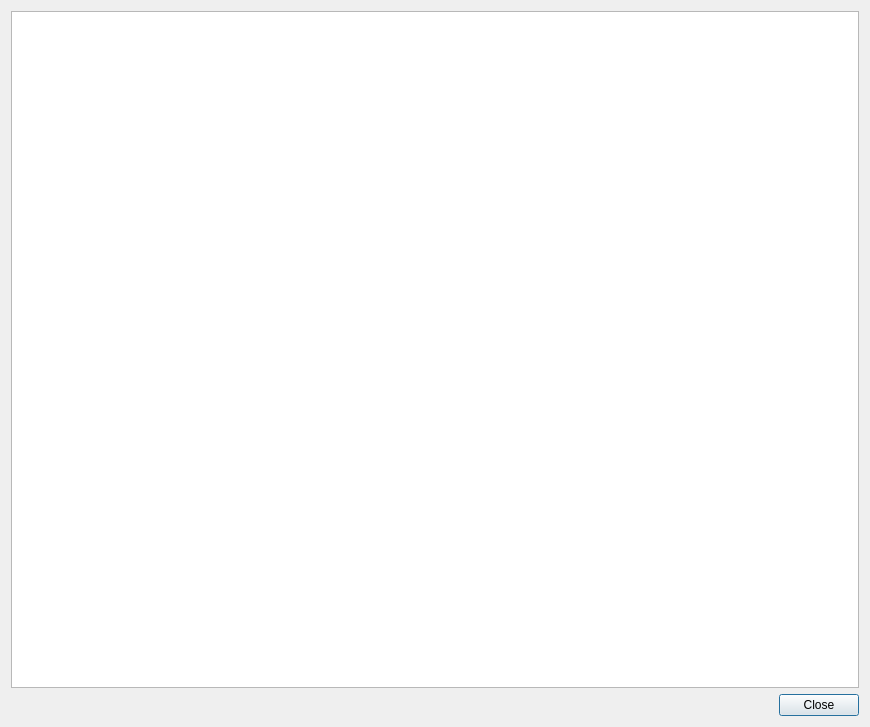
<?xml version="1.0" encoding="UTF-8"?>
<ui version="4.0">
 <class>SaldoSumDialog</class>
 <widget class="QDialog" name="SaldoSumDialog">
  <property name="geometry">
   <rect>
    <x>0</x>
    <y>0</y>
    <width>870</width>
    <height>727</height>
   </rect>
  </property>
  <property name="windowTitle">
   <string>Dialog</string>
  </property>
  <layout class="QGridLayout" name="gridLayout">
   <item row="1" column="0">
    <widget class="QDialogButtonBox" name="buttonBox">
     <property name="orientation">
      <enum>Qt::Horizontal</enum>
     </property>
     <property name="standardButtons">
      <set>QDialogButtonBox::Close</set>
     </property>
    </widget>
   </item>
   <item row="0" column="0">
    <widget class="QTableView" name="tableView"/>
   </item>
  </layout>
 </widget>
 <resources/>
 <connections>
  <connection>
   <sender>buttonBox</sender>
   <signal>accepted()</signal>
   <receiver>SaldoSumDialog</receiver>
   <slot>accept()</slot>
   <hints>
    <hint type="sourcelabel">
     <x>248</x>
     <y>254</y>
    </hint>
    <hint type="destinationlabel">
     <x>157</x>
     <y>274</y>
    </hint>
   </hints>
  </connection>
  <connection>
   <sender>buttonBox</sender>
   <signal>rejected()</signal>
   <receiver>SaldoSumDialog</receiver>
   <slot>reject()</slot>
   <hints>
    <hint type="sourcelabel">
     <x>316</x>
     <y>260</y>
    </hint>
    <hint type="destinationlabel">
     <x>286</x>
     <y>274</y>
    </hint>
   </hints>
  </connection>
 </connections>
</ui>
